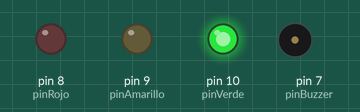
This sketch was run on a simulated Arduino Uno, built with avr-gcc and run on an emulated ATmega328P. Shown: output pins drawn as LEDs (lit = HIGH), buzzer (waves = sounding, pin HIGH).

Above: at 5.0 s.
At 11.0 s:
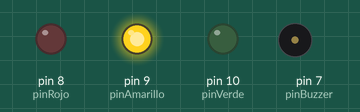
At 15.5 s:
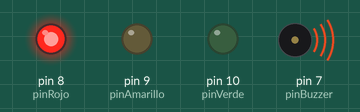
Timing chart, 0 to 24.7 s (numbered marks = the images above):
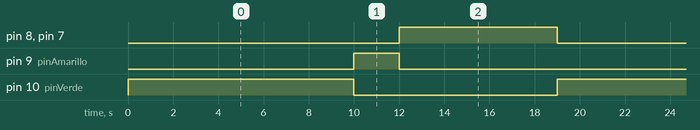

Measured:
- by itself, pin 8 (pinRojo), pin 7 (pinBuzzer): alternates HIGH for 7.0 s and LOW for 12.0 s
- by itself, pin 9 (pinAmarillo): alternates HIGH for 2.0 s and LOW for 17.0 s
- by itself, pin 10 (pinVerde): alternates HIGH for 10.0 s and LOW for 9.0 s

The sketch:

Semaforo.ino
```cpp
int pinRojo = 8;
int pinAmarillo = 9;
int pinVerde = 10;
int pinBuzzer = 7;

void setup() {

pinMode(pinRojo,OUTPUT);
pinMode(pinAmarillo,OUTPUT);
pinMode(pinVerde,OUTPUT);
pinMode(pinBuzzer,OUTPUT);

}

void loop() {

digitalWrite(pinVerde,HIGH);
digitalWrite(pinAmarillo,LOW);
digitalWrite(pinRojo,LOW);
digitalWrite(pinBuzzer,LOW);
delay(10000);
digitalWrite(pinVerde,LOW);
digitalWrite(pinAmarillo,HIGH);
digitalWrite(pinRojo,LOW);
digitalWrite(pinBuzzer,LOW);
delay(2000);
digitalWrite(pinVerde,LOW);
digitalWrite(pinAmarillo,LOW);
digitalWrite(pinRojo,HIGH);
digitalWrite(pinBuzzer,HIGH);
delay(7000);

}
```
